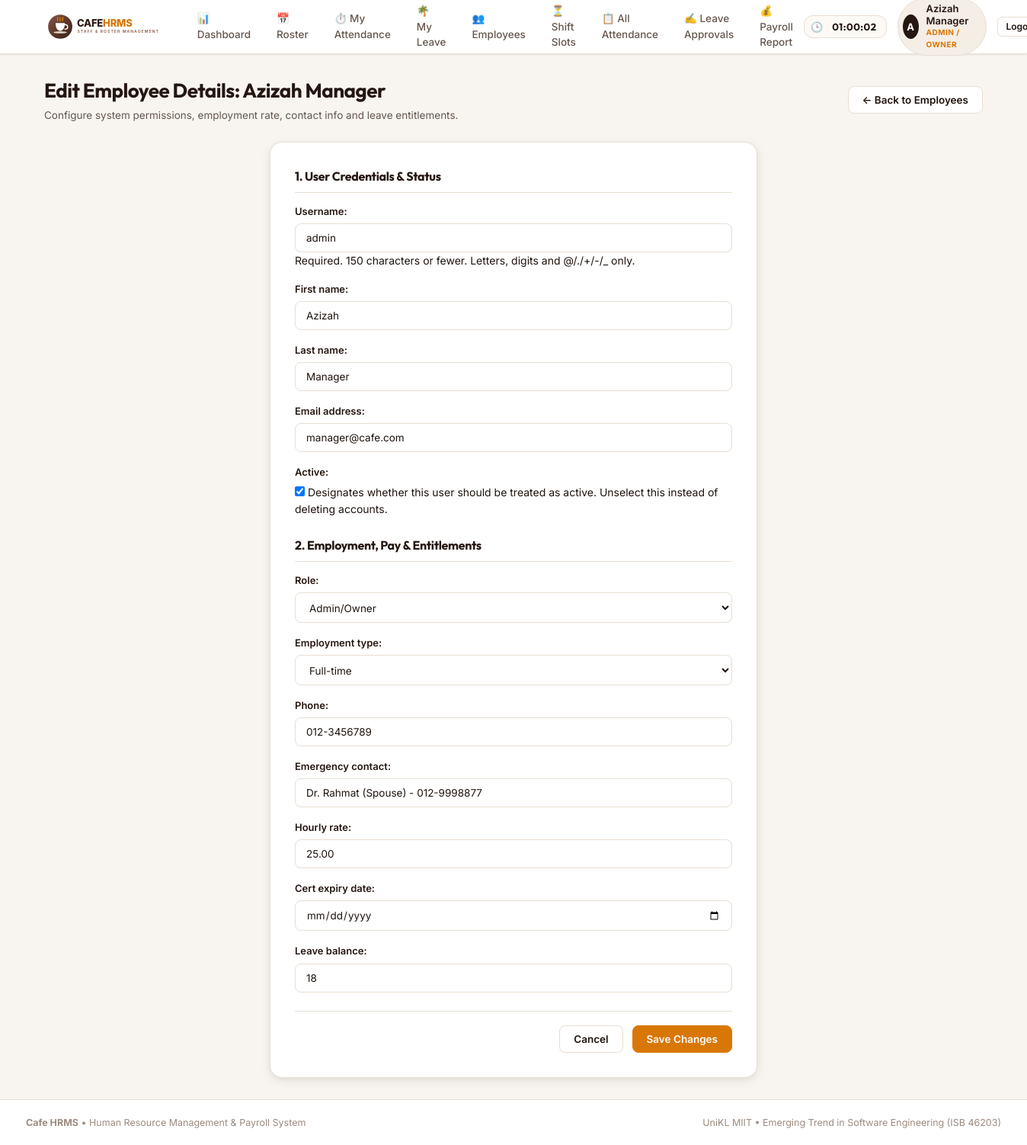
Screenshot of /employees/1/edit/ (signed in) with the database file from the repository.
### cafe/models.py (models this page shows, shortened)
class EmployeeProfile(models.Model):
    ROLE_CHOICES = [
        ("admin", "Admin/Owner"),
        ("manager", "Store Manager"),
        ("staff", "Staff"),
    ]
    EMPLOYMENT_CHOICES = [
        ("full_time", "Full-time"),
        ("part_time", "Part-time"),
        ("casual", "Casual"),
    ]
    user = models.OneToOneField(User, on_delete=models.CASCADE)
    role = models.CharField(max_length=20, choices=ROLE_CHOICES, default="staff")
    employment_type = models.CharField(max_length=20, choices=EMPLOYMENT_CHOICES, default="part_time")
    phone = models.CharField(max_length=30, blank=True)
    emergency_contact = models.CharField(max_length=150, blank=True)
    hourly_rate = models.DecimalField(max_digits=8, decimal_places=2, default=0)
    cert_expiry_date = models.DateField(null=True, blank=True)
    leave_balance = models.IntegerField(default=14)

### cafe/views.py (the view)
# urls.py: path('employees/<int:pk>/edit/', views.employee_update, name='employee_update'),
@login_required
def employee_update(request, pk):
    employee = get_object_or_404(User, pk=pk)
    if not is_admin_or_manager(request.user) and request.user.pk != employee.pk:
        messages.error(request, "You are not allowed to edit other workers' information.")
        return redirect("dashboard")
    try:
        profile = employee.employeeprofile
    except EmployeeProfile.DoesNotExist:
        profile = EmployeeProfile.objects.create(user=employee)
    if request.method == "POST":
        user_form = UserUpdateForm(request.POST, instance=employee)
        profile_form = EmployeeProfileForm(request.POST, instance=profile)
        if user_form.is_valid() and profile_form.is_valid():
            user_form.save()
            profile_form.save()
            messages.success(request, f"Employee details for {employee.username} updated.")
            return redirect("employee_list" if is_admin_or_manager(request.user) else "dashboard")
    else:
        user_form = UserUpdateForm(instance=employee)
        profile_form = EmployeeProfileForm(instance=profile)
    return render(request, "employee_form.html", {
        "user_form": user_form,
        "profile_form": profile_form,
        "employee": employee,
    })

### cafe/forms.py
class UserUpdateForm(StyledFormMixin, forms.ModelForm):
    class Meta:
        model = User
        fields = ["username", "first_name", "last_name", "email", "is_active"]

class EmployeeProfileForm(StyledFormMixin, forms.ModelForm):
    class Meta:
        model = EmployeeProfile
        fields = ["role", "employment_type", "phone", "emergency_contact", "hourly_rate", "cert_expiry_date", "leave_balance"]
        widgets = {
            "cert_expiry_date": forms.DateInput(attrs={"type": "date", "class": "form-control"}),
            "hourly_rate": forms.NumberInput(attrs={"step": "0.50", "min": "0", "placeholder": "e.g. 15.00"}),
            "leave_balance": forms.NumberInput(attrs={"min": "0", "placeholder": "e.g. 14"}),
        }

### cafe/views.py (called while the page is built)
def is_admin_or_manager(user):
    if user.is_superuser:
        return True
    try:
        return user.employeeprofile.role in ["admin", "manager"]
    except EmployeeProfile.DoesNotExist:
        return False

### cafe/templates/employee_form.html (shortened to what this page needs)
{% extends "base.html" %}
{% block content %}
<div class="page-header">
    <div class="page-title-group">
        <h1>Edit Employee Details: {{ employee.get_full_name|default:employee.username }}</h1>
        <p class="page-subtitle">Configure system permissions, employment rate, contact info and leave entitlements.</p>
    </div>
    <div class="page-actions">
        <a href="{% url 'employee_list' %}" class="btn btn-secondary">&larr; Back to Employees</a>
    </div>
</div>
<div class="form-card">
    <form method="post">
        <h3 style="font-size: 16px; margin-bottom: 14px; color: var(--cafe-espresso); border-bottom: 1px solid var(--cafe-border); padding-bottom: 8px;">
            1. User Credentials &amp; Status
        </h3>
        {{ user_form.as_p }}
        <h3 style="font-size: 16px; margin-top: 24px; margin-bottom: 14px; color: var(--cafe-espresso); border-bottom: 1px solid var(--cafe-border); padding-bottom: 8px;">
            2. Employment, Pay &amp; Entitlements
        </h3>
        {{ profile_form.as_p }}
        <div class="form-actions">
            <a href="{% url 'employee_list' %}" class="btn btn-secondary">Cancel</a>
            <button type="submit" class="btn btn-primary">Save Changes</button>
        </div>
    </form>
</div>
{% endblock %}

### cafe/templates/base.html (shortened to what this page needs)
{% load static %}
<!DOCTYPE html>
<html lang="en">
<head>
    <link rel="stylesheet" href="{% static 'css/style.css' %}">
</head>
<body>
    <header class="site-header">
        <div class="nav-container">
            <a href="{% url 'dashboard' %}" class="brand-wrapper">
                <img src="{% static 'images/logo.svg' %}" alt="Cafe HRMS Logo" class="brand-logo">
            </a>
            {% if user.is_authenticated %}
            <ul class="nav-menu">
                <li><a href="{% url 'dashboard' %}" class="nav-link">📊 Dashboard</a></li>
                <li><a href="{% url 'roster' %}" class="nav-link">📅 Roster</a></li>
                <li><a href="{% url 'my_attendance' %}" class="nav-link">⏱️ My Attendance</a></li>
                <li><a href="{% url 'my_leave_requests' %}" class="nav-link">🌴 My Leave</a></li>
                {% if user.is_superuser or user.employeeprofile.role == "admin" or user.employeeprofile.role == "manager" %}
                    <li><a href="{% url 'employee_list' %}" class="nav-link">👥 Employees</a></li>
                    <li><a href="{% url 'shiftslot_list' %}" class="nav-link">⏳ Shift Slots</a></li>
                    <li><a href="{% url 'attendance_list' %}" class="nav-link">📋 All Attendance</a></li>
                    <li><a href="{% url 'leave_approval_list' %}" class="nav-link">✍️ Leave Approvals</a></li>
                    <li><a href="{% url 'payroll_summary' %}" class="nav-link">💰 Payroll Report</a></li>
                {% endif %}
            </ul>
            <div class="nav-user-panel">
                <div class="quick-attendance-widget" title="Current Cafe Local Time">
                    <span style="font-size: 13px;">🕒</span>
                    <span id="live-clock-display" class="live-clock">--:--:--</span>
                </div>
                <div class="user-badge">
                    <div class="user-avatar">{{ user.username|slice:":1" }}</div>
                    <div class="user-info">
                        <span class="user-name">{{ user.get_full_name|default:user.username }}</span>
                        <span class="user-role-tag">
                            {% if user.is_superuser %}Admin / Owner
                            {% elif user.employeeprofile.role == 'manager' %}Store Manager
                            {% else %}Barista / Staff{% endif %}
                        </span>
                    </div>
                </div>
                <form method="post" action="{% url 'logout' %}" style="display:inline;">
                    <button type="submit" class="btn btn-secondary btn-sm" title="Sign out of system">Logout</button>
                </form>
            </div>
            {% else %}
            <div class="nav-user-panel">
                <a href="{% url 'login' %}" class="btn btn-primary btn-sm">Staff Login</a>
            </div>
            {% endif %}
        </div>
    </header>
    <main class="main-wrapper">
        {% block content %}{% endblock %}
    </main>
    <footer class="site-footer">
        <div class="footer-container">
            <div>
                <strong>Cafe HRMS</strong> &bull; Human Resource Management &amp; Payroll System
            </div>
            <div>
                UniKL MIIT &bull; Emerging Trend in Software Engineering (ISB 46203)
            </div>
        </div>
    </footer>
</body>
</html>

### rows the page displays
EmployeeProfile: role "Admin/Owner", employment_type "Full-time", phone "012-3456789", emergency_contact "Dr. Rahmat (Spouse) - 012-9998877", hourly_rate "25.00", leave_balance "18"

### other values shown
{{ user.username|slice:":1" }} "A"
{{ user.get_full_name|default:user.username }} "Azizah Manager"
{{ employee.get_full_name|default:employee.username }} "Azizah Manager"
